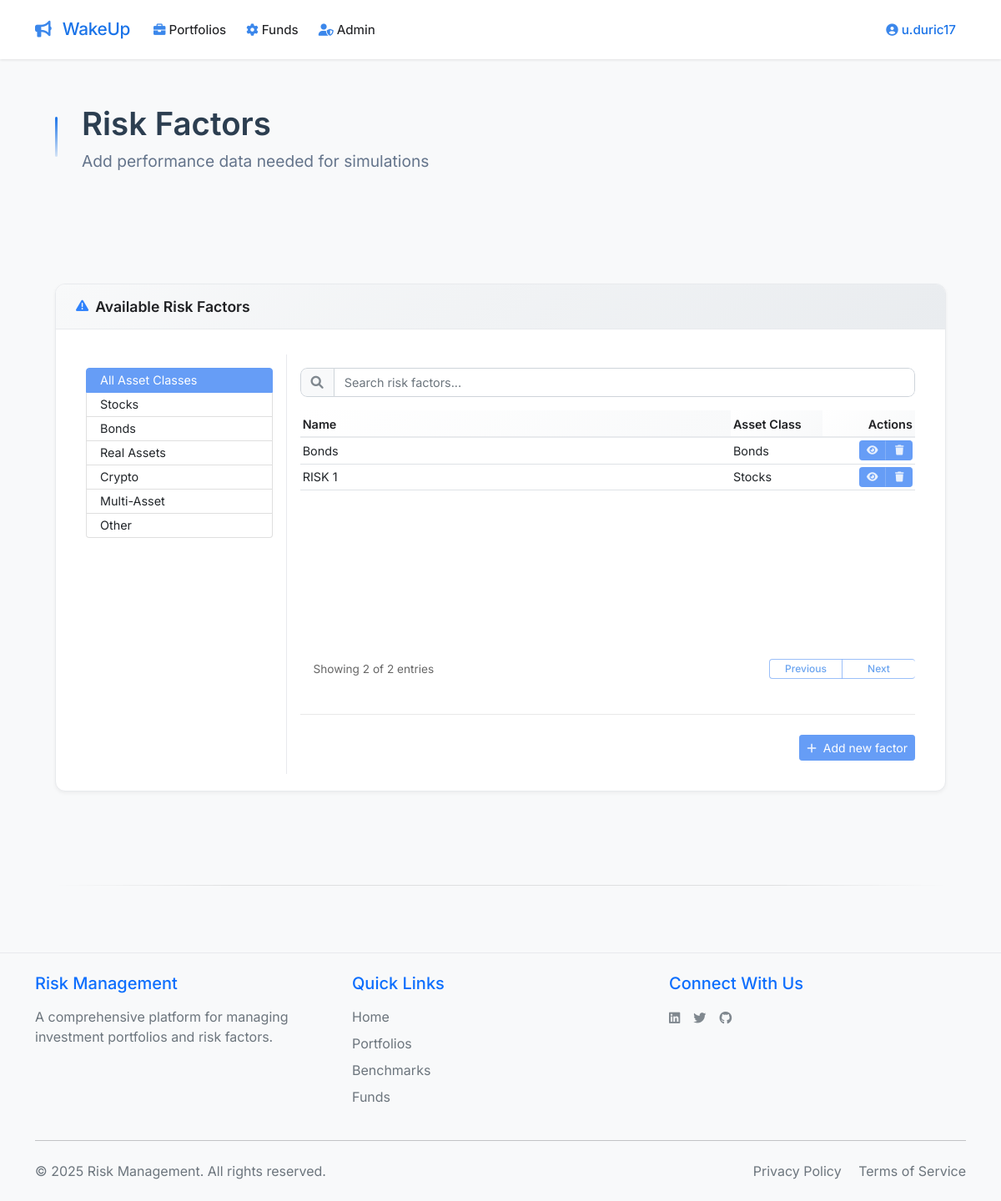
The page /get_risk_factors (signed in) on the database its author committed.
### app.py (models this page shows, shortened)
class User(UserMixin, db.Model):
    id = db.Column(db.Integer, primary_key=True)
    email = db.Column(db.String(120), unique=True, nullable=False)
    name = db.Column(db.String(80), nullable=False)
    password_hash = db.Column(db.String(128))
    user_type = db.Column(db.String(20), default='beginner')
    created_at = db.Column(db.DateTime, default=datetime.utcnow)
    portfolios = db.relationship('Portfolio', backref='user', lazy=True)
    benchmarks = db.relationship('Benchmark', back_populates='user', lazy=True)
    funds = db.relationship('Fund', back_populates='user', lazy=True)
    def is_admin(self):
        return self.user_type == 'admin'

class RiskFactor(db.Model):
    __tablename__ = 'risk_factor'
    id = db.Column(db.Integer, primary_key=True)
    name = db.Column(db.String(120), nullable=False, unique=True)
    description = db.Column(db.Text, nullable=True)
    asset_class = db.Column(db.String(20), nullable=False, default='Other')
    created_at = db.Column(db.DateTime, nullable=False, default=datetime.utcnow)
    data = db.relationship('RiskFactorData', backref='risk_factor', lazy=True)
    benchmarks = db.relationship('Benchmark', back_populates='risk_factor', lazy=True)

### app.py (the view)
@app.route('/get_risk_factors')
@login_required
def get_risk_factors():
    if not current_user.is_admin():
        flash('You do not have permission to access this page.', 'error')
        return redirect(url_for('home'))
    risk_factors = RiskFactor.query.order_by(RiskFactor.asset_class, RiskFactor.name).all()
    return render_template('risk_factors.html', risk_factors=risk_factors, asset_classes=ASSET_CLASSES)

### templates/risk_factors.html (shortened to what this page needs)
{% extends "base.html" %}
{% block content %}
<div class="container-fluid px-4">
    <div class="refined-header">
        <div class="accent-line"></div>
        <div class="header-content">
            <div class="title-stack">
                <h1 class="page-title">Risk Factors</h1>
                <h2 class="portfolio-subtitle">
                    Add performance data needed for simulations
                </h2>
            </div>
        </div>
    </div>
    <div class="card card-strategy">
        <div class="card-header">
            <div class="d-flex align-items-center">
                <i class="fas fa-exclamation-triangle me-2 text-primary"></i>
                <h5 class="card-title mb-0"> Available Risk Factors</h5>
            </div>
        </div>
        <div class="card-body" style="padding: 30px 20px 20px 20px;">
            <div class="p-0">
                <div class="row g-0">
                    <div class="col-md-3 border-end">
                        <div class="p-3">
                            <div class="list-group">
                                <button type="button" class="list-group-item list-group-item-action active" data-asset-class="all">
                                    All Asset Classes
                                </button>
                                {% for asset_class in asset_classes %}
                                <button type="button" class="list-group-item list-group-item-action" data-asset-class="{{ asset_class }}">
                                    {{ asset_class }}
                                </button>
                                {% endfor %}
                            </div>
                        </div>
                    </div>
                    <div class="col-md-9">
                        <div class="p-3 d-flex flex-column" style="height: 100%;">
                            <div class="mb-3">
                                <div class="input-group">
                                    <span class="input-group-text">
                                        <i class="fas fa-search"></i>
                                    </span>
                                    <input type="text" class="form-control" id="searchInput" placeholder="Search risk factors..." style="font-size: 0.9rem;">
                                </div>
                            </div>
                            <div class="table-container flex-grow-1 d-flex flex-column">
                                <div class="table-responsive flex-grow-1">
                                    <table class="table table-hover mb-0" id="riskFactorsTable">
                                        <thead>
                                            <tr>
                                                <th style="width: 70%">Name</th>
                                                <th style="width: 15%">Asset Class</th>
                                                <th style="width: 15%; text-align: right">Actions</th>
                                            </tr>
                                        </thead>
                                        <tbody>
                                            {% for risk_factor in risk_factors %}
                                            <tr>
                                                <td class="text-truncate" style="max-width: 0;" title="{{ risk_factor.name }}">{{ risk_factor.name }}</td>
                                                <td class="text-truncate" style="max-width: 0;">{{ risk_factor.asset_class }}</td>
                                                <td class="text-end">
                                                    <div class="btn-group">
                                                        <a href="{{ url_for('view_risk_factor', id=risk_factor.id) }}"
                                                           class="btn btn-primary btn-sm"
                                                           title="View Data">
                                                            <i class="fas fa-eye"></i>
                                                        </a>
                                                        {% if current_user.is_admin() %}
                                                        <form action="{{ url_for('delete_risk_factor', id=risk_factor.id) }}" method="POST" style="display: inline;">
                                                            <button type="submit" class="btn btn-primary btn-sm"
                                                                    title="Delete"
                                                                    onclick="return confirm('Are you sure you want to delete this risk factor?')">
                                                                <i class="fas fa-trash"></i>
                                                            </button>
                                                        </form>
                                                        {% endif %}
                                                    </div>
                                                </td>
                                            </tr>
                                            {% endfor %}
                                        </tbody>
                                    </table>
                                </div>
                                <div class="d-flex justify-content-between align-items-center mt-3">
                                    <div class="ps-3 pagination-text">
                                        Showing <span id="showingCount">0</span> of <span id="totalCount">0</span> entries
                                    </div>
                                    <div class="btn-group">
                                        <button type="button" class="btn btn-outline-primary" id="prevPage" disabled>Previous</button>
                                        <button type="button" class="btn btn-outline-primary" id="nextPage" disabled>Next</button>
                                    </div>
                                </div>
                                <hr class="my-4" style="opacity: 0.1;">
                                <div class="ms-auto">
                                <a href="{{ url_for('new_risk_factor') }}" class="btn btn-primary btn-sm">
                                    <i class="fas fa-plus me-1"></i> Add new factor
                                </a>
                                </div>
                            </div>
                        </div>
                    </div>
                </div>
            </div>
        </div>
    </div>
<div class="footer-separator">
    <div class="separator-line"></div>
</div>
</div>
{% endblock %}

### templates/base.html (shortened to what this page needs)
<!DOCTYPE html>
<html lang="en">
<head>
    <link href="https://cdn.jsdelivr.net/npm/bootstrap@5.1.3/dist/css/bootstrap.min.css" rel="stylesheet">
    <link href="https://cdnjs.cloudflare.com/ajax/libs/font-awesome/6.0.0/css/all.min.css" rel="stylesheet">
    <link href="{{ url_for('static', filename='css/style.css') }}" rel="stylesheet">
</head>
<body>
    <nav class="navbar navbar-expand-lg">
        <div class="container">
            <a class="navbar-brand" href="{{ url_for('total_portfolio') }}">
                <i class="fa-solid fa-bullhorn me-2"></i> WakeUp
            </a>
            <div class="collapse navbar-collapse" id="navbarNav">
                <ul class="navbar-nav me-auto">
                    {% if current_user.is_authenticated %}
                    <li class="nav-item dropdown">
                        <a class="nav-link dropdown-toggle" href="#" id="portfoliosDropdown" role="button" data-bs-toggle="dropdown">
                            <i class="fas fa-briefcase me-1"></i>Portfolios
                        </a>
                    </li>
                    <li class="nav-item dropdown">
                        <a class="nav-link dropdown-toggle" href="#" id="optionsDropdown" role="button" data-bs-toggle="dropdown">
                            <i class="fas fa-cog me-1"></i>Funds
                        </a>
                    </li>
                    {% if current_user.is_admin() %}
                    <li class="nav-item dropdown">
                        <a class="nav-link dropdown-toggle" href="#" id="adminDropdown" role="button" data-bs-toggle="dropdown">
                            <i class="fas fa-user-shield me-1"></i>Admin
                        </a>
                    </li>
                    {% endif %}
                    {% endif %}
                </ul>
                <ul class="navbar-nav ms-auto">
                    {% if current_user.is_authenticated %}
                    <li class="nav-item dropdown">
                        <a class="nav-link dropdown-toggle profile-link" href="#" id="profileDropdown" role="button" data-bs-toggle="dropdown">
                            <i class="fas fa-user-circle me-1"></i>{{ current_user.name }}
                        </a>
                    </li>
                    {% endif %}
                </ul>
            </div>
        </div>
    </nav>
    <div class="main-content">
        <div class="container mt-4 pb-5">
            {% block content %}{% endblock %}
        </div>
    </div>
    <footer class="footer mt-auto py-4 bg-light">
        <div class="container">
            <div class="row">
                <div class="col-md-4 mb-3 mb-md-0">
                    <h5 class="text-primary mb-3">Risk Management</h5>
                    <p class="text-muted mb-0">A comprehensive platform for managing investment portfolios and risk factors.</p>
                </div>
                <div class="col-md-4 mb-3 mb-md-0">
                    <h5 class="text-primary mb-3">Quick Links</h5>
                    <ul class="list-unstyled">
                        <li class="mb-2"><a href="{{ url_for('home') }}" class="text-decoration-none text-muted">Home</a></li>
                        <li class="mb-2"><a href="{{ url_for('get_portfolios') }}" class="text-decoration-none text-muted">Portfolios</a></li>
                        <li class="mb-2"><a href="{{ url_for('get_benchmarks') }}" class="text-decoration-none text-muted">Benchmarks</a></li>
                        <li class="mb-2"><a href="{{ url_for('get_funds') }}" class="text-decoration-none text-muted">Funds</a></li>
                    </ul>
                </div>
                <div class="col-md-4">
                    <h5 class="text-primary mb-3">Connect With Us</h5>
                    <div class="d-flex gap-3">
                        <a href="#" class="text-muted text-decoration-none" title="LinkedIn">
                        </a>
                        <a href="#" class="text-muted text-decoration-none" title="Twitter">
                        </a>
                        <a href="#" class="text-muted text-decoration-none" title="GitHub">
                        </a>
                    </div>
                </div>
            </div>
            <hr class="my-4">
            <div class="row align-items-center">
                <div class="col-md-6 text-center text-md-start">
                    <p class="text-muted mb-0">&copy; {{ now.year }} Risk Management. All rights reserved.</p>
                </div>
                <div class="col-md-6 text-center text-md-end">
                    <a href="{{ url_for('privacy_policy') }}" class="text-muted text-decoration-none me-3">Privacy Policy</a>
                    <a href="#" class="text-muted text-decoration-none">Terms of Service</a>
                </div>
            </div>
        </div>
    </footer>
</body>
</html>

### rows shown on the page
User: name "u.duric17"
RiskFactor: name "Bonds", asset_class "Bonds"
RiskFactor: name "RISK 1", asset_class "Stocks"

### other values the page prints
{{ asset_class }} "Stocks" "Bonds" "Real Assets" "Crypto" "Multi-Asset" "Other"
